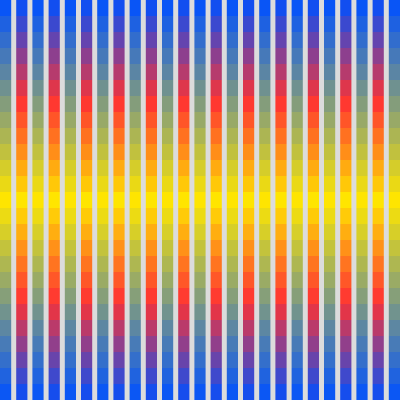
Frame 1 (no input)
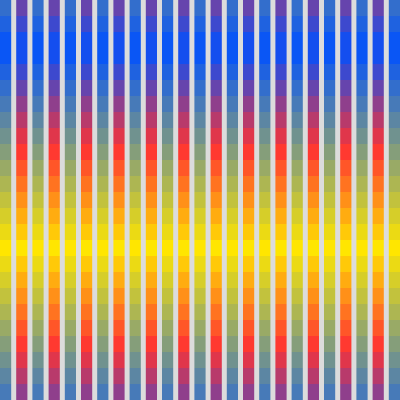
Frame 60 (no input)
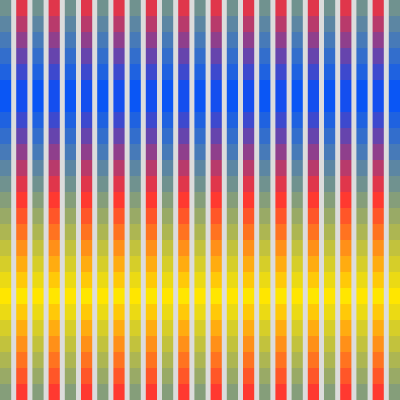
Frame 120 (the mouse pressed at the canvas centre since frame 60)

The p5.js sketch that drew these frames (run headless with seeded random() and noise() and a simulated clock; from frame 60 on, the mouse is pressed at the canvas centre):

// p5.js sketch
// ── sketch.js
/**
 * Compilation: GradientGrid.js
 * Dependencies: p5.js
 * Data files: none
 * 
 * Generates a grid of rectangles with vertical gradients.
 * 
 * Algorithm: Deterministic animated pattern generation
 * - Create uniform grid with horizontal spacing between rectangles
 * - Apply time-based vertical offset to gradient calculations
 * - Even columns: blue → yellow → blue (mirrored gradient)
 * - Odd columns: blue → red → yellow → red → blue (mirrored gradient)
 * - Scroll position wraps continuously to create infinite loop
 * 
 * Mirror technique: Gradients peak at center (0.5) and fade toward edges (0, 1),
 * creating symmetric color transitions.
 *
 * For additional information, see:
 * https://p5js.org/reference/p5/lerp/
 *
 * @author Chloe Choi
 * @author Alexandros Haridis
 */

// Grid configuration
const COLS = 25;       // number of columns in grid
const ROWS = 25;       // number of rows in grid
const GAP_X = 5;       // horizontal spacing between rectangles in pixels

// Animation parameters
// Set to 0 for no animation.
const SCROLL_SPEED = 0.002;  // scroll increment per frame (smaller = slower)

// Global state
let rectW, rectH;      // rectangle dimensions in pixels
let scroll = 0;        // current scroll position in [0, 1)

// Color palette
let blue, yellow, red;

/**
 * Initialize canvas and compute layout
 * @effects creates canvas, calculates rectangle dimensions, and initializes color palette
 */
function setup() {
  createCanvas(400, 400);
  
  // Calculate rectangle dimensions accounting for gaps
  const totalGapW = GAP_X * (COLS - 1);
  rectW = (width - totalGapW) / COLS;
  rectH = height / ROWS;
  
  noStroke();
  
  // Initialize color palette
  blue = color(0, 80, 255);
  yellow = color(255, 230, 0);
  red = color(255, 50, 50);
}

/**
 * Main rendering loop with continuous animation
 * 
 * Algorithm:
 * 1. Increment scroll position and wrap to [0, 1) range
 * 2. For each grid cell:
 *    a. Calculate base vertical position normalized to [0, 1]
 *    b. Apply scroll offset to create downward motion
 *    c. Select gradient based on column parity (even/odd)
 *    d. Compute color from gradient function
 *    e. Draw rectangle with computed color
 * 
 * The scroll offset creates the illusion of continuous downward movement
 * by shifting the gradient mapping for each rectangle.
 * 
 * @requires setup() has been called
 * @effects animates scrolling gradient pattern across grid
 */
function draw() {
  background(220);  // light gray background
  
  // Update scroll position with wraparound
  scroll = (scroll + SCROLL_SPEED) % 1;
  
  // Render grid
  for (let i = 0; i < COLS; i++) {
    for (let j = 0; j < ROWS; j++) {
      // Calculate rectangle position
      const x = i * (rectW + GAP_X);
      const y = j * rectH;
      
      // Normalize vertical position to [0, 1] based on rectangle center
      const baseT = (y + rectH / 2) / height;
      
      // Apply scroll offset for downward motion and wrap to [0, 1)
      const t = (baseT - scroll + 1) % 1;
      
      // Select gradient based on column parity
      let c;
      if (i % 2 === 0) {
        // Even columns: blue → yellow → blue
        c = gradient1(t);
      } else {
        // Odd columns: blue → red → yellow → red → blue
        c = gradient2(t);
      }
      
      fill(c);
      rect(x, y, rectW, rectH);
    }
  }
}

/**
 * Gradient Helper Functions
 * 
 * These functions create mirrored color gradients that peak at the center
 * and fade toward the edges, producing symmetric color transitions.
 */

/**
 * Mirror transformation for gradient parameter
 * 
 * Converts linear [0, 1] input into mirrored [0, 1, 0] output.
 * Creates peak at center (t = 0.5) and valleys at edges (t = 0, 1).
 * 
 * Algorithm:
 * 1. Compute distance from center (0.5)
 * 2. Normalize distance to [0, 1] range
 * 3. Invert to create peak at center
 * 
 * @param {number} t - input value in [0, 1]
 * @returns {number} mirrored value in [0, 1], peaks at 0.5
 */
function mirrorT(t) {
  const distFromCenter = abs(t - 0.5);
  return 1 - (distFromCenter / 0.5);
}

/**
 * Base gradient 1: blue → yellow
 * 
 * Linear interpolation between blue and yellow.
 * Used as the base for the mirrored gradient1.
 * 
 * @param {number} u - interpolation parameter in [0, 1]
 * @returns {p5.Color} interpolated color
 */
function gradient1Base(u) {
  return lerpColor(blue, yellow, u);
}

/**
 * Gradient 1: blue → yellow → blue (mirrored)
 * 
 * @param {number} t - gradient position in [0, 1]
 * @returns {p5.Color} gradient color at position t
 */
function gradient1(t) {
  const u = mirrorT(t);
  return gradient1Base(u);
}

/**
 * Base gradient 2: blue → red → yellow
 * 
 * Two-stage linear interpolation:
 * - [0.0, 0.5]: blue → red
 * - [0.5, 1.0]: red → yellow
 * 
 * Used as the base for the mirrored gradient2.
 * 
 * @param {number} u - interpolation parameter in [0, 1]
 * @returns {p5.Color} interpolated color
 */
function gradient2Base(u) {
  if (u < 0.5) {
    const v = u / 0.5;  // normalize to [0, 1]
    return lerpColor(blue, red, v);
  } else {
    const v = (u - 0.5) / 0.5;  // normalize to [0, 1]
    return lerpColor(red, yellow, v);
  }
}

/**
 * Gradient 2: blue → red → yellow → red → blue (mirrored)
 * 
 * @param {number} t - gradient position in [0, 1]
 * @returns {p5.Color} gradient color at position t
 */
function gradient2(t) {
  const u = mirrorT(t);
  return gradient2Base(u);
}
